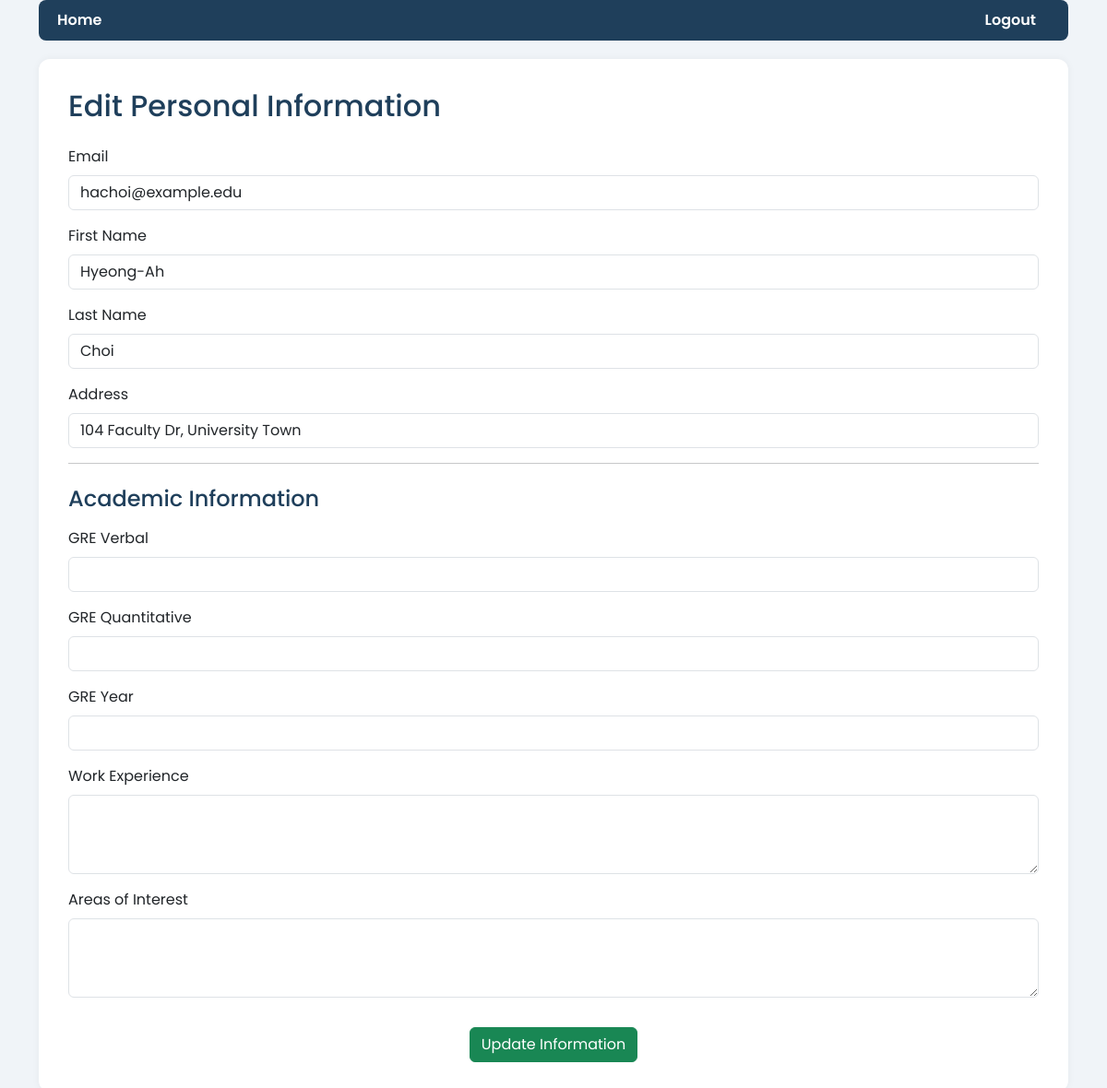
Page /applicant/edit_info (signed in) on the committed database.
### tables this page shows
CREATE TABLE users (
    uid CHAR(8) PRIMARY KEY,
    email VARCHAR(100) UNIQUE NOT NULL,
    username VARCHAR(50) UNIQUE NOT NULL,
    password VARCHAR(255) NOT NULL,
    user_type INTEGER NOT NULL CHECK (user_type BETWEEN 1 AND 6),
    first_name VARCHAR(50) NOT NULL,
    last_name VARCHAR(50) NOT NULL,
    address TEXT,
    created_at TIMESTAMP DEFAULT CURRENT_TIMESTAMP,
    updated_at TIMESTAMP DEFAULT CURRENT_TIMESTAMP,
    CHECK (length(uid) = 8 AND uid GLOB '[0-9]*')
    -- 1 = applicant, 2 = gradstudent, 3 = faculty, 4 = admin, 5 = gs, 6 = alumni
);

### main.py (the view, shortened to what this page needs)
@app.route('/applicant/edit_info', methods=['GET', 'POST'])
def edit_info():
    if 'uid' not in session:
        return redirect(url_for('login'))
    uid = session['uid']
    conn = get_db_connection()
    user = conn.execute("SELECT * FROM users WHERE uid = ?", (uid,)).fetchone()
    applicant = conn.execute("SELECT * FROM applicant WHERE uid = ?", (uid,)).fetchone()
    conn.close()
    return render_template('applicant_edit_info.html', user=user, applicant=applicant)

### main.py (called while the page is built)
def get_db_connection(): #basic getting connection fucntion to avoid repetitivness
    conn = sqlite3.connect('phase-2.db')
    conn.row_factory = sqlite3.Row
    return conn

### templates/applicant_edit_info.html (shortened to what this page needs)
<!DOCTYPE html>
<html lang="en">
<head>
  <link href="https://cdn.jsdelivr.net/npm/bootstrap@5.3.0/dist/css/bootstrap.min.css" rel="stylesheet">
</head>
<body>
  <div class="container">
    <div class="navbar d-flex justify-content-between align-items-center">
      <a href="{{ url_for('home') }}">Home</a>
      <a href="{{ url_for('logout') }}">Logout</a>
    </div>
    <div class="card">
      <h2 class="mb-4">Edit Personal Information</h2>
      <form method="POST">
        <div class="mb-3">
          <label class="form-label">Email</label>
          <input name="email" type="email" class="form-control" value="{{ user.email }}" required>
        </div>
        <div class="mb-3">
          <label class="form-label">First Name</label>
          <input name="first_name" type="text" class="form-control" value="{{ user.first_name }}" required>
        </div>
        <div class="mb-3">
          <label class="form-label">Last Name</label>
          <input name="last_name" type="text" class="form-control" value="{{ user.last_name }}" required>
        </div>
        <div class="mb-3">
          <label class="form-label">Address</label>
          <input name="address" type="text" class="form-control" value="{{ user.address }}" required>
        </div>
        <hr>
        <h4 class="mt-4 mb-3">Academic Information</h4>
        <div class="mb-3">
          <label class="form-label">GRE Verbal</label>
          <input name="gre_verbal" type="number" min="130" max="170" class="form-control" value="{{ applicant.gre_verbal or '' }}">
        </div>
        <div class="mb-3">
          <label class="form-label">GRE Quantitative</label>
          <input name="gre_quant" type="number" min="130" max="170" class="form-control" value="{{ applicant.gre_quant or '' }}">
        </div>
        <div class="mb-3">
          <label class="form-label">GRE Year</label>
          <input name="gre_year" type="number" min="2000" max="2100" class="form-control" value="{{ applicant.gre_year or '' }}">
        </div>
        <div class="mb-3">
          <label class="form-label">Work Experience</label>
          <textarea name="work_experience" class="form-control" rows="3">{{ applicant.work_experience or '' }}</textarea>
        </div>
        <div class="mb-3">
          <label class="form-label">Areas of Interest</label>
          <textarea name="areas_of_interest" class="form-control" rows="3">{{ applicant.areas_of_interest or '' }}</textarea>
        </div>
        <div class="text-center">
          <button type="submit" class="btn btn-success mt-3">Update Information</button>
        </div>
      </form>
    </div>
  </div>
</body>
</html>

### templates/applicant_edit_info.html (style rules this page uses)
body { font-family: 'Poppins', sans-serif; background-color: #f0f4f8; color: #2c3e50; }
.navbar { background-color: #1f3f5b; padding: 10px 20px; border-radius: 8px; margin-bottom: 20px; }
.navbar a { color: #ffffff; margin-right: 15px; text-decoration: none; font-weight: 600; }
.card { border: none; border-radius: 12px; box-shadow: 0 0 8px rgba(0, 0, 0, 0.05); background-color: #ffffff; padding: 2rem; }
h2, h4 { color: #1f3f5b; }
.btn-success { background-color: #198754; border-color: #198754; }

### rows in the picture
users: email "hachoi@example.edu", first_name "Hyeong-Ah", last_name "Choi", address "104 Faculty Dr, University Town"
